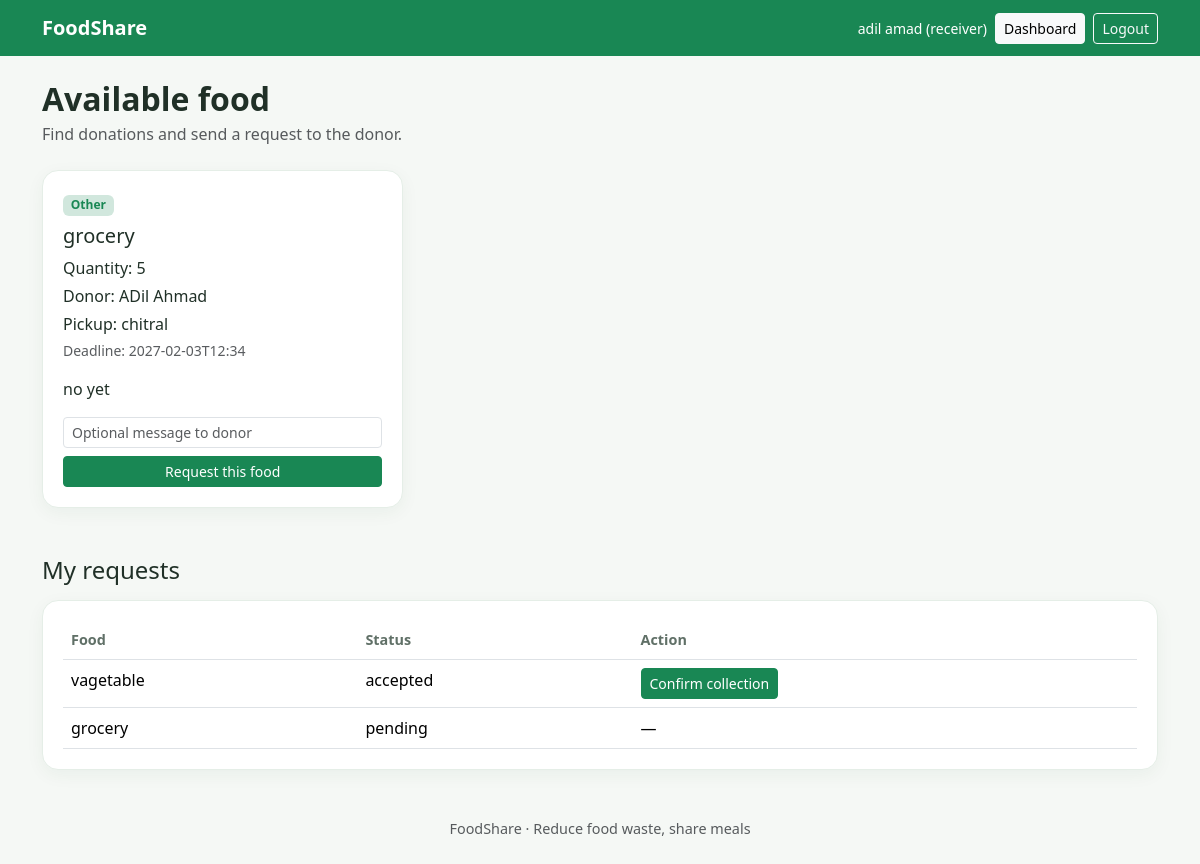
/dashboard (signed in), run on the app's committed database.
### tables this page shows
CREATE TABLE donations (
            id INTEGER PRIMARY KEY AUTOINCREMENT,
            donor_id INTEGER NOT NULL,
            food_name TEXT NOT NULL,
            category TEXT NOT NULL,
            quantity INTEGER NOT NULL,
            description TEXT,
            pickup_location TEXT NOT NULL,
            expiry TEXT NOT NULL,
            status TEXT NOT NULL DEFAULT 'available',
            created_at TEXT NOT NULL,
            FOREIGN KEY(donor_id) REFERENCES users(id)
        );

CREATE TABLE users (
            id INTEGER PRIMARY KEY AUTOINCREMENT,
            name TEXT NOT NULL,
            email TEXT UNIQUE NOT NULL,
            password TEXT NOT NULL,
            role TEXT NOT NULL CHECK(role IN ('admin','donor','receiver')),
            verified INTEGER NOT NULL DEFAULT 0
        );

CREATE TABLE requests (
            id INTEGER PRIMARY KEY AUTOINCREMENT,
            donation_id INTEGER NOT NULL,
            receiver_id INTEGER NOT NULL,
            message TEXT,
            status TEXT NOT NULL DEFAULT 'pending',
            created_at TEXT NOT NULL,
            FOREIGN KEY(donation_id) REFERENCES donations(id),
            FOREIGN KEY(receiver_id) REFERENCES users(id)
        );

### app.py (the view, shortened to what this page needs)
@app.route("/dashboard")
@login_required
def dashboard():
    now = datetime.now().strftime("%Y-%m-%dT%H:%M")
    with get_db() as db:
        role = session["role"]
        donations = db.execute("""
            SELECT d.*, u.name AS donor_name FROM donations d
            JOIN users u ON u.id=d.donor_id
            WHERE d.status='available' AND d.expiry > ?
            ORDER BY d.expiry ASC
        """, (now,)).fetchall()
        my_requests = db.execute("""
            SELECT r.*, d.food_name FROM requests r
            JOIN donations d ON d.id=r.donation_id
            WHERE r.receiver_id=? ORDER BY r.id DESC
        """, (session["user_id"],)).fetchall()
    return render_template("receiver_dashboard.html", donations=donations, my_requests=my_requests)

### app.py (called while the page is built)
def get_db():
    conn = sqlite3.connect(DB_PATH)
    conn.row_factory = sqlite3.Row
    conn.execute("PRAGMA foreign_keys = ON")
    return conn

def login_required(fn):
    @wraps(fn)
    def wrapper(*args, **kwargs):
        if "user_id" not in session:
            flash("Please log in first.", "warning")
            return redirect(url_for("login"))
        return fn(*args, **kwargs)
    return wrapper

### templates/receiver_dashboard.html
{% extends "base.html" %}{% block title %}Receiver Dashboard{% endblock %}
{% block content %}
<h2 class="fw-bold mb-1">Available food</h2><p class="text-muted mb-4">Find donations and send a request to the donor.</p>
<div class="row g-3 mb-5">
{% for d in donations %}
<div class="col-md-6 col-lg-4"><div class="content-card h-100">
<span class="badge bg-success-subtle text-success mb-2">{{ d.category }}</span><h5>{{ d.food_name }}</h5>
<p class="mb-1">Quantity: {{ d.quantity }}</p><p class="mb-1">Donor: {{ d.donor_name }}</p><p class="mb-1">Pickup: {{ d.pickup_location }}</p><p class="small text-muted">Deadline: {{ d.expiry }}</p>
{% if d.description %}<p>{{ d.description }}</p>{% endif %}
<form method="post" action="{{ url_for('request_donation', donation_id=d.id) }}">
<input class="form-control form-control-sm mb-2" name="message" placeholder="Optional message to donor">
<button class="btn btn-success w-100 btn-sm">Request this food</button></form>
</div></div>
{% else %}<p class="text-muted">No available donations right now.</p>{% endfor %}
</div>
<h4 class="mb-3">My requests</h4>
<div class="content-card table-responsive"><table class="table mb-0"><thead><tr><th>Food</th><th>Status</th><th>Action</th></tr></thead><tbody>
{% for r in my_requests %}<tr><td>{{ r.food_name }}</td><td>{{ r.status }}</td><td>{% if r.status == 'accepted' %}<form method="post" action="{{ url_for('mark_collected', donation_id=r.donation_id) }}"><button class="btn btn-sm btn-success">Confirm collection</button></form>{% else %}—{% endif %}</td></tr>
{% else %}<tr><td colspan="3" class="text-muted">You have not requested any donations.</td></tr>{% endfor %}
</tbody></table></div>
{% endblock %}

### static/style.css (style rules this page uses)
body { background: #f5f8f5; color: #203027; }
.stat-card, .content-card, .form-card { background: white; border: 1px solid #e5eee7; border-radius: 16px; padding: 22px; box-shadow: 0 5px 18px rgba(25,70,40,.05); }
.content-card { padding: 20px; }
.table th { color: #607067; font-size: .9rem; }

### data on the page
donations: category "Other", food_name "grocery", quantity "5", donor_name "ADil Ahmad", pickup_location "chitral", expiry "2027-02-03T12:34", description "no yet"
requests: food_name "vagetable", status "accepted"
requests: food_name "grocery", status "pending"

### other printed values
{{ session.get('name') }} "adil amad"
{{ session.get('role') }} "receiver"
